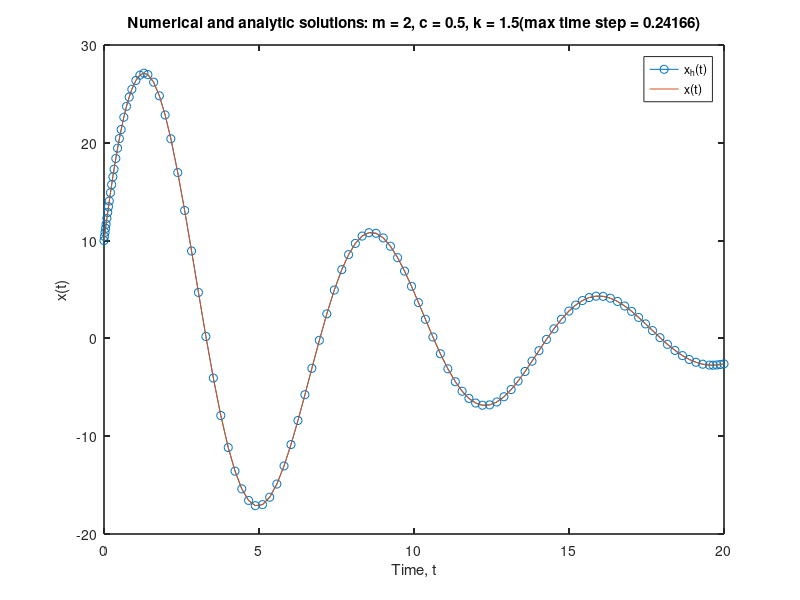
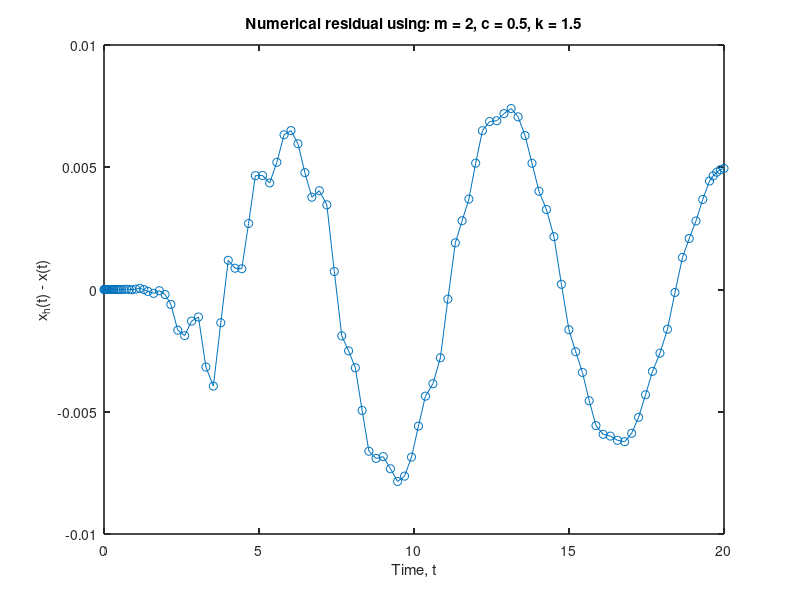

Write MATLAB code to recreate these figures, in order. (Note: this script raises an error after producing the figures.)
function lab1
% (used with permission from: Veronika Vasylkivska 11/2008)

% set up the values of m,c,k
global m c k
m = 2;
c = 0.5;
k = 1.5;

% set up the parameters of integration
global T x0 v0
T = 20;
x0 = 10;
v0 = 25;

% parameters of real solution
nu = sqrt(4*k*m - c^2)/(2*m);
A = x0;
B = (v0 + c*x0/(2*m))/nu;
r = c/(2*m);

X = @ (t) exp(-r*t).*(A*cos(nu*t) + B*sin(nu*t));

%% (a) solve the differential equation and plot it together 
% with analytic solution

K = k/m;
C = c/m;
disp(['True Parameters: K = ' num2str(k/m) ', C = ' num2str(c/m)]);
[te,Xe] = ode45(@ (t,y) dy(t,y,K,C),[0 T],[x0 v0]);
%Determine maximum time step used by integrator:
dt=te(2:end)-te(1:end-1);
dtmax=max(dt);

figure
plot(te,Xe(:,1),'-o',te,X(te));
xlabel('Time, t');
ylabel('x(t)');
set(gca, 'LineWidth', 1.2);
legend('x_h(t)','x(t)');
title(['Numerical and analytic solutions: m = ' num2str(m) ', c = ' ...
       num2str(c) ', k = ' num2str(k), '(max time step = ', num2str(dtmax),')']);

% plot a difference of two solutions
figure
plot(te,(Xe(:,1)-X(te)),'-o');
xlabel('Time, t');
ylabel('x_h(t) - x(t)');
set(gca, 'LineWidth', 1.2);
title(['Numerical residual using: m = ' num2str(m) ', c = ' num2str(c) ', k = ' num2str(k)]);



%% (b) generate the "simulated" data using the analytic solution
M = 100;
global h Sim_data
h = T/(M - 1);
t = 0:h:T; % equally-spaced time steps
Sim_data = X(t)';
disp([t' Sim_data]);


%% (c) compare a numerical solution method to data using the least squares objective functional

[t,Xh] = ode45(@ (t,y) dy(t,y,K,C),t,[x0 v0]);
disp(['LSOF for the numerical solution with true parameters is ' num2str(LSOF(Xh(:,1),Sim_data))]);

%% (d)
disp(' ')
disp('Optimization using lsqnonlin');

% array D will keep all necessary information
D = zeros(6,6);

% set up the "initial" guesses for C and K
D(:,1) = [K; K*1.1; K*0.9; K*2.3; K*5; K*20];
D(:,2) = [C; C*0.89; C*1.3; C*4; C*5; C*12];

options=optimset('lsqnonlin');
newopts=optimset(options,'Display','off');

% Perform optimization for different initial guesses
for j=1:size(D,1)
    D(j,3) = 0.5*sum(myfun(D(j,1:2)).^2);
    [D(j,4:5),resnorm,residual,exitflag,output] = lsqnonlin(@myfun,D(j,1:2),[],[],newopts);
    D(j,6) = 0.5*resnorm;
    D(j,7) = output.funcCount;
end;
format short g
disp('  InitGuess K  InitGuess C     InitCost     FinEst K     FinEst C      FinCost     FunEvals');
disp(D);

%% (e)-(f)
% choose one of the initial estimates randomly
row = 4;
disp(['Estimates with noise (initial estimate: K = ' num2str(D(row,1)) ', C = ' num2str(D(row,2)),')']);
P = zeros(6,6);
P(:,1) = [0; 0.01; .02; 0.05; 0.1; 0.2]*10; % setting noise levels
S = Sim_data;
res=zeros(6,1);

for j = 1:size(P,1)
    Sim_data = S + P(j,1)*randn(M,1); % add noise to data
    P(j,2) = 0.5*sum(myfun(D(row,1:2)).^2);
    [P(j,3:4),res(j),residual,exitflag,output] = lsqnonlin(@myfun,D(row,1:2),[],[],newopts);
    P(j,5) = 0.5*res(j); 
    P(j,6) = output.funcCount;
    pause(0.1);
end;

% displaying the data on the estimation of parameters with noised data
disp('   NoiseLevel     InitCost     FinEst K     FinEst C      FinCost     FunEvals');    
disp(P);

figure;
plot(P(:,1),P(:,5),'-o');
xlabel('Noise Level');
ylabel('min LSOF');
set(gca, 'LineWidth', 1.2);
title('The Minimum of the Objective Function Value');

figure;
loglog(P(2:end,1),P(2:end,5),'-o');
axis('tight')
xlabel('Noise Level');
ylabel('min LSOF');
set(gca, 'LineWidth', 1.2);
title('The Minimum of the Objective Function Value');

%% (g)
% first we need to build a matrix e(q_0)
st = 0.01;
epsilon = zeros(M,2);
interval = zeros(size(P,1),4);
leng = zeros(size(P,1),2);

for j = 1:size(P,1)
    % find the appropriate solutions to approximate the partial derivatives
    % with respect to K and C
    [t,X_p_K] = ode45(@ (t,y) dy(t,y,P(j,3)+st/2,P(j,4)),t,[x0 v0]);
    [t,X_m_K] = ode45(@ (t,y) dy(t,y,P(j,3)-st/2,P(j,4)),t,[x0 v0]);
    [t,X_p_C] = ode45(@ (t,y) dy(t,y,P(j,3),P(j,4)+st/2),t,[x0 v0]);
    [t,X_m_C] = ode45(@ (t,y) dy(t,y,P(j,3),P(j,4)-st/2),t,[x0 v0]);
    
    [t,Xh] = ode45(@ (t,y) dy(t,y,P(j,3),P(j,4)),t,[x0 v0]);
    
    % calculate the sample average and variance
    sigmaS=res(j)/(M-2);

    % building the covariance matrix
    epsilon(:,1) = (X_p_K(:,1) - X_m_K(:,1))/st;
    epsilon(:,2) = (X_p_C(:,1) - X_m_C(:,1))/st;
    CovMatrix = sigmaS*inv(epsilon'*epsilon);
    
    % sigma for K and C
    sigma_K = sqrt(abs(CovMatrix(1,1)));
    sigma_C = sqrt(abs(CovMatrix(2,2)));
    
    % compute the lengths of the confidence intervals and intervals themself
    leng(j,1) = tinv(0.975,M-2)*sigma_K;
    interval(j,1) = P(j,3) - leng(j,1);
    interval(j,2) = P(j,3) + leng(j,1);
    
    leng(j,2) = tinv(0.975,M-2)*sigma_C;
    interval(j,3) = P(j,4) - leng(j,2);
    interval(j,4) = P(j,4) + leng(j,2);
end;

% displaying the confidence intervals
disp('Confidence Intervals');
disp('   NoiseLevel        Est K        Est C     LLimit K     HLimit K     LLimit C     HLimit C');
disp([P(:,[1 3 4]),interval]);

% plotting the estimates for K and C together with confidence intervals

figure;
errorbar(P(:,1),P(:,3),leng(:,1),'-o');
xlabel('Noise Level');
ylabel('K');
set(gca, 'LineWidth', 1.2);
title('The Confidence Interval for K');

figure;
errorbar(P(:,1),P(:,4),leng(:,2),'-o');
xlabel('Noise Level');
ylabel('C');
set(gca, 'LineWidth', 1.2);
title('The Confidence Interval for C');

%% section of subfunctions

function F = dy(t,y,K,C)
    F = zeros(2,1);   
    F(1) = y(2);
    F(2) = -K*y(1) - C*y(2);
    
function x = myfun(q)
    global h T Sim_data x0 v0
    [t,Xq] = ode45(@ (t,y) dy(t,y,q(1,1),q(1,2)),0:h:T,[x0 v0]);
    x = Xq(:,1) - Sim_data;
    
function value = LSOF(Xh,X)
    value = .5*sum((Xh - X).^2);
